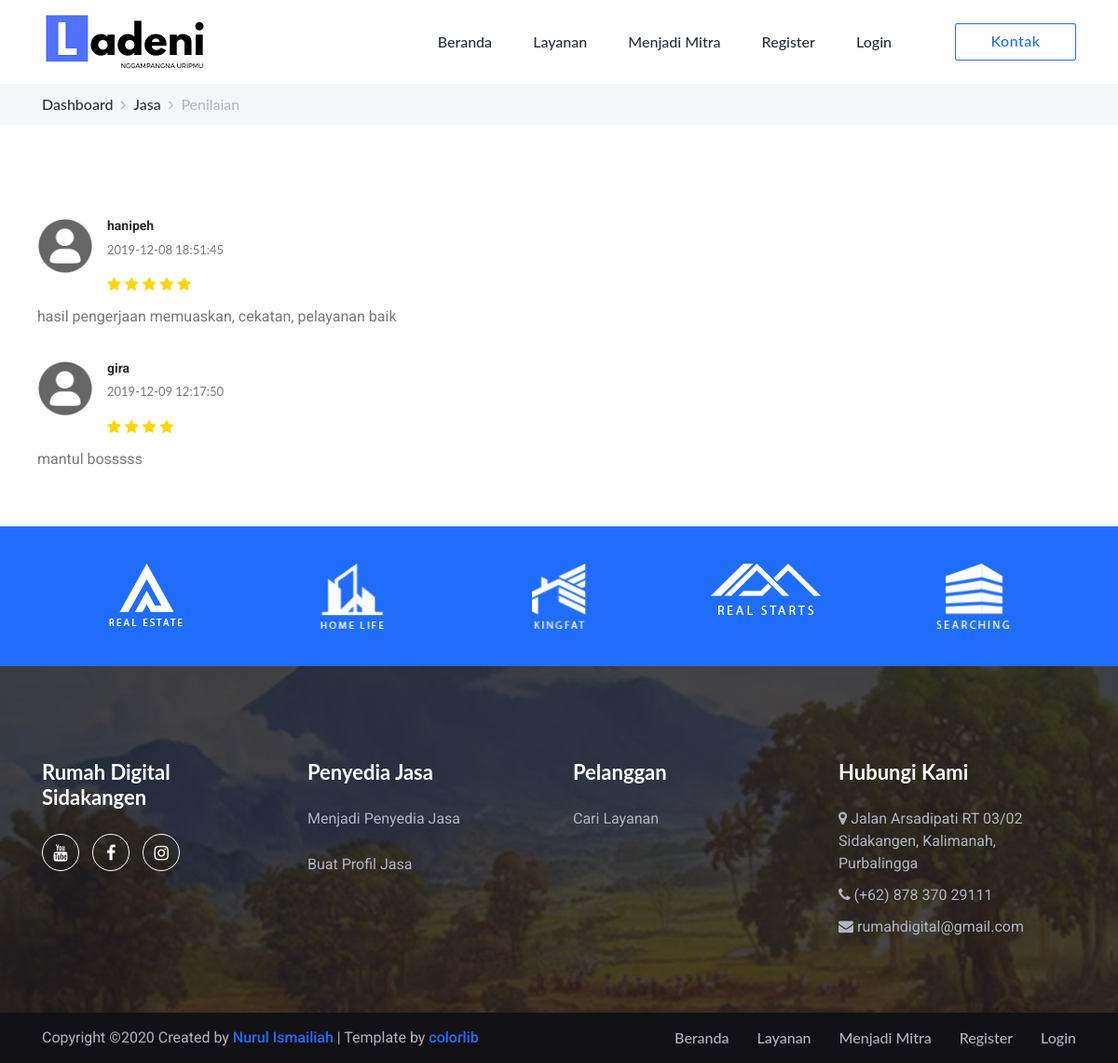
/business/review.php?code=1, run on the app's committed database.
### tables this page shows
CREATE TABLE `pesanan` (
  `id_pesanan` int(11) NOT NULL,
  `id_pengguna` int(11) NOT NULL,
  `id_jasa` int(11) NOT NULL,
  `waktu` time NOT NULL,
  `tanggal` date NOT NULL,
  `no_handphone` varchar(15) NOT NULL,
  `status` varchar(50) NOT NULL
);

CREATE TABLE `pengguna` (
  `id_pengguna` int(11) NOT NULL,
  `username` varchar(100) NOT NULL,
  `password` varchar(100) NOT NULL,
  `no_handphone` varchar(15) NOT NULL,
  `email` varchar(100) NOT NULL,
  `level` varchar(5) NOT NULL
);

CREATE TABLE `penilaian` (
  `id_penilaian` int(11) NOT NULL,
  `id_pesanan` int(11) NOT NULL,
  `waktu` datetime NOT NULL,
  `rating` varchar(10) NOT NULL,
  `komentar` text NOT NULL
);

### fungsi/koneksi.php (called while the page is built, shortened)
<?php
	$base_url = "http://127.0.0.1/jasa/";
?>

### business/review.php (the view, shortened to what this page needs)
<?php
require_once '../_header.php';
?>
<body>
    <div class="breadcrumb-content-two jarallax wow fadeInUp" data-wow-delay="100ms">
        <div class="container h-100">
            <div class="row h-100 align-items-center">
                <div class="col-12">
                    <div class="breadcrumb-content">
                        <nav aria-label="breadcrumb">
                            <ol class="breadcrumb">
                                <li class="breadcrumb-item"><a href="<?= $base_url."dashboard/?log=".$_SESSION['id_pengguna']; ?>">Dashboard</a></li>
                                <li class="breadcrumb-item"><a href="<?= $base_url."business/?log=".$_SESSION['id_pengguna']; ?>">Jasa</a></li>
                                <li class="breadcrumb-item active" aria-current="page">Penilaian</li>
                            </ol>
                        </nav>
                    </div>
                </div>
            </div>
        </div>
    </div>
    <section class="rehome-house-sale-area section-padding-100-60">
      <div class="container">
        <div class="row">
            <div class="col-lg-12">
              <div class="review_list">
                <?php
                $id_jasa= $_GET['code'];
                $query_review=mysqli_query($mysqli, "SELECT * FROM pesanan JOIN penilaian ON pesanan.id_pesanan=penilaian.id_pesanan JOIN pengguna on pesanan.id_pengguna=pengguna.id_pengguna WHERE pesanan.id_jasa='$id_jasa'");
                while($data_review=mysqli_fetch_assoc($query_review)){
                ?>
                <div class="review_item">
                  <div class="media">
                    <div class="d-flex">
                      <img src="<?= $base_url; ?>_assets/images/user/avatar3.jpg" alt="" style="width: 60px; height: 60px;" />
                    </div>
                    <div class="media-body">
                      <h4><?=  $data_review['username']; ?></h4>
                      <h5><?= $data_review['waktu']; ?></h5>
                      <p>
                      <?php if ($data_review['rating']==1) {?>
                        <i class="fa fa-star text-yellow"></i>
                      <?php } elseif ($data_review['rating']==2) { ?>
                        <i class="fa fa-star text-yellow"></i>
                        <i class="fa fa-star text-yellow"></i>
                      <?php } elseif ($data_review['rating']==3) { ?>
                        <i class="fa fa-star text-yellow"></i>
                        <i class="fa fa-star text-yellow"></i>
                        <i class="fa fa-star text-yellow"></i>
                      <?php } elseif ($data_review['rating']==4) { ?>
                        <i class="fa fa-star text-yellow"></i>
                        <i class="fa fa-star text-yellow"></i>
                        <i class="fa fa-star text-yellow"></i>
                        <i class="fa fa-star text-yellow"></i>
                      <?php } elseif ($data_review['rating']==5) { ?>
                        <i class="fa fa-star text-yellow"></i>
                        <i class="fa fa-star text-yellow"></i>
                        <i class="fa fa-star text-yellow"></i>
                        <i class="fa fa-star text-yellow"></i>
                        <i class="fa fa-star text-yellow"></i>
                    <?php } ?>
                    </p>
                    </div>
                  </div>
                  <p>
                    <?= $data_review['komentar']; ?>
                  </p>
                </div>
                <?php
                }
                ?>
              </div>
            </div>
          </div>
        </div>
    </section>
<?php   require_once '../_footer.php'; ?>

### _header.php (style rules this page uses)
.breadcrumb-content-two { background-color: #f5f8fa; padding-top: 10px; }

### data on the page
pesanan: id_pengguna.username "hanipeh", penilaian.waktu "2019-12-08 18:51:45", penilaian.komentar "hasil pengerjaan memuaskan, cekatan, pelayanan baik"
pesanan: id_pengguna.username "gira", penilaian.waktu "2019-12-09 12:17:50", penilaian.komentar "mantul bosssss"
